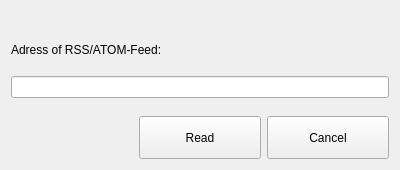
<?xml version="1.0" encoding="UTF-8"?>
<ui version="4.0">
 <class>FeedDialog</class>
 <widget class="QWidget" name="FeedDialog">
  <property name="geometry">
   <rect>
    <x>0</x>
    <y>0</y>
    <width>400</width>
    <height>170</height>
   </rect>
  </property>
  <property name="windowTitle">
   <string>Add Feed-URL</string>
  </property>
  <layout class="QGridLayout" name="gridLayout">
   <item row="6" column="2">
    <widget class="QPushButton" name="cancelButton">
     <property name="minimumSize">
      <size>
       <width>0</width>
       <height>43</height>
      </size>
     </property>
     <property name="text">
      <string>Cancel</string>
     </property>
     <property name="icon">
      <iconset resource="../arado.qrc">
       <normaloff>:/images/cancel.png</normaloff>:/images/cancel.png</iconset>
     </property>
     <property name="iconSize">
      <size>
       <width>32</width>
       <height>32</height>
      </size>
     </property>
    </widget>
   </item>
   <item row="2" column="0" colspan="3">
    <widget class="QLabel" name="label_2">
     <property name="text">
      <string>Adress of RSS/ATOM-Feed:</string>
     </property>
    </widget>
   </item>
   <item row="4" column="0" colspan="3">
    <widget class="QLineEdit" name="feedEdit"/>
   </item>
   <item row="0" column="0">
    <widget class="QLabel" name="label_3">
     <property name="toolTip">
      <string>Define one RSS/ATOM-Feed to automatically add URLs to Arado.</string>
     </property>
     <property name="text">
      <string/>
     </property>
     <property name="pixmap">
      <pixmap resource="../arado.qrc">:/images/rss.png</pixmap>
     </property>
    </widget>
   </item>
   <item row="6" column="1">
    <widget class="QPushButton" name="okButton">
     <property name="minimumSize">
      <size>
       <width>0</width>
       <height>43</height>
      </size>
     </property>
     <property name="text">
      <string>Read</string>
     </property>
     <property name="icon">
      <iconset resource="../arado.qrc">
       <normaloff>:/images/button_ok.png</normaloff>:/images/button_ok.png</iconset>
     </property>
     <property name="iconSize">
      <size>
       <width>32</width>
       <height>32</height>
      </size>
     </property>
    </widget>
   </item>
   <item row="3" column="0">
    <spacer name="verticalSpacer">
     <property name="orientation">
      <enum>Qt::Vertical</enum>
     </property>
     <property name="sizeHint" stdset="0">
      <size>
       <width>20</width>
       <height>40</height>
      </size>
     </property>
    </spacer>
   </item>
   <item row="1" column="0">
    <spacer name="verticalSpacer_2">
     <property name="orientation">
      <enum>Qt::Vertical</enum>
     </property>
     <property name="sizeHint" stdset="0">
      <size>
       <width>20</width>
       <height>40</height>
      </size>
     </property>
    </spacer>
   </item>
   <item row="5" column="0">
    <spacer name="verticalSpacer_3">
     <property name="orientation">
      <enum>Qt::Vertical</enum>
     </property>
     <property name="sizeHint" stdset="0">
      <size>
       <width>20</width>
       <height>40</height>
      </size>
     </property>
    </spacer>
   </item>
  </layout>
 </widget>
 <resources>
  <include location="../arado.qrc"/>
 </resources>
 <connections/>
</ui>
